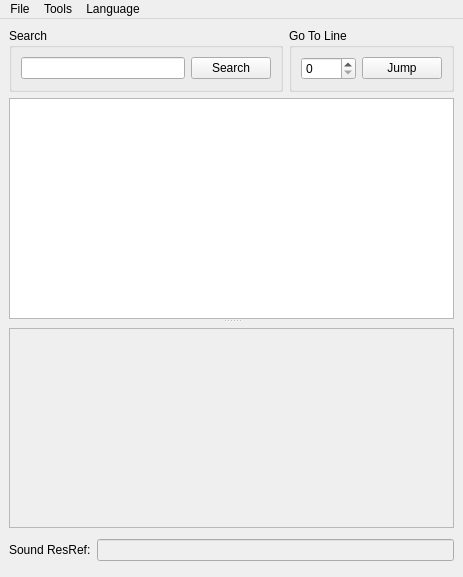
<?xml version="1.0" encoding="UTF-8"?>
<ui version="4.0">
 <class>MainWindow</class>
 <widget class="QMainWindow" name="MainWindow">
  <property name="geometry">
   <rect>
    <x>0</x>
    <y>0</y>
    <width>463</width>
    <height>577</height>
   </rect>
  </property>
  <property name="windowTitle">
   <string>MainWindow</string>
  </property>
  <widget class="QWidget" name="centralwidget">
   <layout class="QGridLayout" name="gridLayout">
    <item row="0" column="0">
     <widget class="QSplitter" name="splitter">
      <property name="orientation">
       <enum>Qt::Vertical</enum>
      </property>
      <widget class="QWidget" name="layoutWidget">
       <layout class="QVBoxLayout" name="verticalLayout">
        <item>
         <layout class="QHBoxLayout" name="horizontalLayout_3" stretch="5,3">
          <item>
           <widget class="QGroupBox" name="searchBox">
            <property name="title">
             <string>Search</string>
            </property>
            <layout class="QHBoxLayout" name="horizontalLayout_2">
             <item>
              <widget class="QLineEdit" name="searchEdit"/>
             </item>
             <item>
              <widget class="QPushButton" name="searchButton">
               <property name="text">
                <string>Search</string>
               </property>
              </widget>
             </item>
            </layout>
           </widget>
          </item>
          <item>
           <widget class="QGroupBox" name="jumpBox">
            <property name="title">
             <string>Go To Line</string>
            </property>
            <layout class="QHBoxLayout" name="horizontalLayout_4">
             <item>
              <widget class="QSpinBox" name="jumpSpinbox"/>
             </item>
             <item>
              <widget class="QPushButton" name="jumpButton">
               <property name="text">
                <string>Jump</string>
               </property>
              </widget>
             </item>
            </layout>
           </widget>
          </item>
         </layout>
        </item>
        <item>
         <widget class="QTableView" name="talkTable">
          <property name="editTriggers">
           <set>QAbstractItemView::NoEditTriggers</set>
          </property>
          <property name="selectionMode">
           <enum>QAbstractItemView::SingleSelection</enum>
          </property>
          <property name="selectionBehavior">
           <enum>QAbstractItemView::SelectRows</enum>
          </property>
          <attribute name="horizontalHeaderVisible">
           <bool>false</bool>
          </attribute>
          <attribute name="horizontalHeaderHighlightSections">
           <bool>false</bool>
          </attribute>
          <attribute name="horizontalHeaderStretchLastSection">
           <bool>true</bool>
          </attribute>
         </widget>
        </item>
       </layout>
      </widget>
      <widget class="QWidget" name="layoutWidget">
       <layout class="QVBoxLayout" name="verticalLayout_2">
        <item>
         <widget class="QPlainTextEdit" name="textEdit">
          <property name="enabled">
           <bool>false</bool>
          </property>
          <property name="maximumSize">
           <size>
            <width>16777215</width>
            <height>200</height>
           </size>
          </property>
         </widget>
        </item>
        <item>
         <layout class="QHBoxLayout" name="horizontalLayout">
          <item>
           <widget class="QLabel" name="label">
            <property name="text">
             <string>Sound ResRef:</string>
            </property>
           </widget>
          </item>
          <item>
           <widget class="QLineEdit" name="soundEdit">
            <property name="enabled">
             <bool>false</bool>
            </property>
            <property name="maxLength">
             <number>16</number>
            </property>
           </widget>
          </item>
         </layout>
        </item>
       </layout>
      </widget>
     </widget>
    </item>
   </layout>
  </widget>
  <widget class="QMenuBar" name="menubar">
   <property name="geometry">
    <rect>
     <x>0</x>
     <y>0</y>
     <width>463</width>
     <height>21</height>
    </rect>
   </property>
   <widget class="QMenu" name="menuView">
    <property name="title">
     <string>Tools</string>
    </property>
    <addaction name="actionGoTo"/>
    <addaction name="actionFind"/>
    <addaction name="actionInsert"/>
   </widget>
   <widget class="QMenu" name="menuFIle">
    <property name="title">
     <string>File</string>
    </property>
    <addaction name="actionNew"/>
    <addaction name="actionOpen"/>
    <addaction name="actionSave"/>
    <addaction name="actionSaveAs"/>
    <addaction name="separator"/>
    <addaction name="actionRevert"/>
    <addaction name="separator"/>
    <addaction name="actionClose"/>
   </widget>
   <widget class="QMenu" name="menuLanguage">
    <property name="title">
     <string>Language</string>
    </property>
    <addaction name="actionAuto_detect_slower"/>
   </widget>
   <addaction name="menuFIle"/>
   <addaction name="menuView"/>
   <addaction name="menuLanguage"/>
  </widget>
  <action name="actionGoTo">
   <property name="text">
    <string>Go to</string>
   </property>
  </action>
  <action name="actionFind">
   <property name="text">
    <string>Find</string>
   </property>
  </action>
  <action name="actionNew">
   <property name="text">
    <string>New</string>
   </property>
  </action>
  <action name="actionOpen">
   <property name="text">
    <string>Open</string>
   </property>
  </action>
  <action name="actionSave">
   <property name="text">
    <string>Save</string>
   </property>
  </action>
  <action name="actionSaveAs">
   <property name="text">
    <string>Save As</string>
   </property>
  </action>
  <action name="actionRevert">
   <property name="text">
    <string>Revert</string>
   </property>
  </action>
  <action name="actionClose">
   <property name="text">
    <string>Exit</string>
   </property>
  </action>
  <action name="actionInsert">
   <property name="text">
    <string>Insert</string>
   </property>
  </action>
  <action name="actionAuto_detect_slower">
   <property name="text">
    <string>Auto-detect (slower)</string>
   </property>
  </action>
 </widget>
 <resources/>
 <connections/>
</ui>
